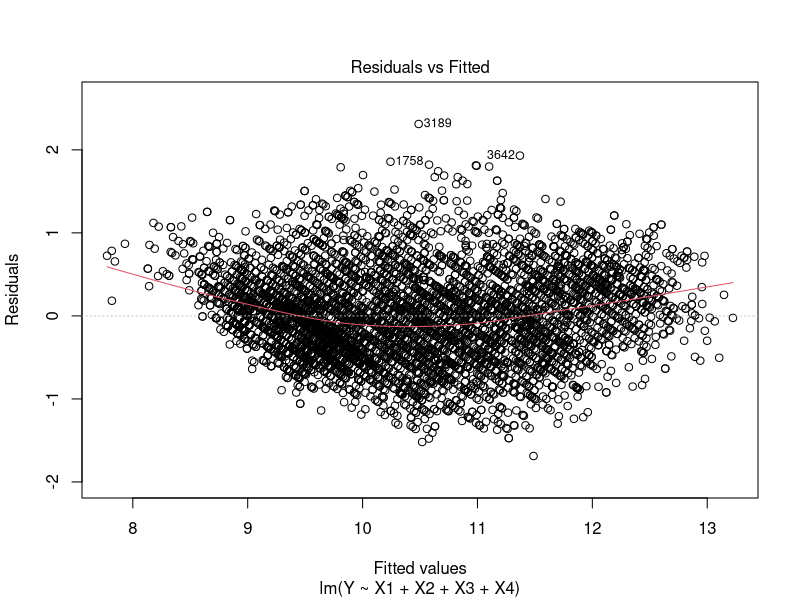
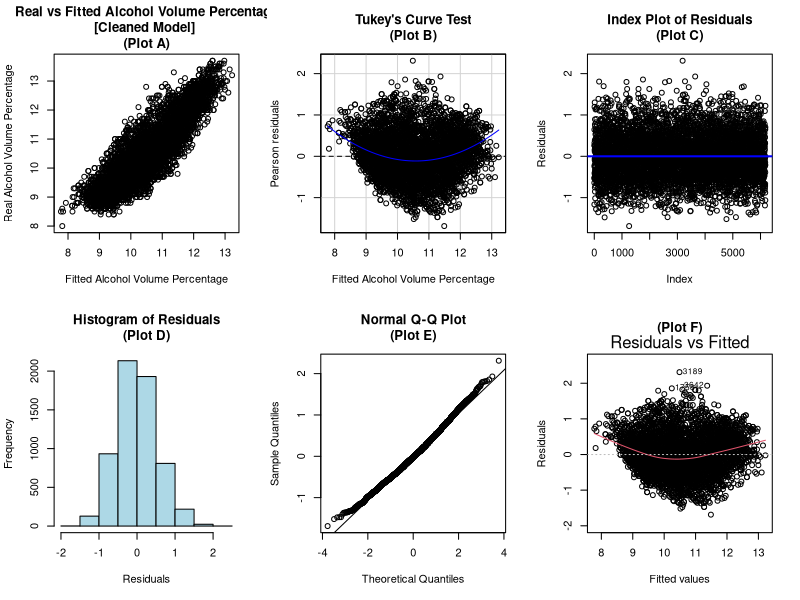

Write the R code that produced these figures, in order.
# Derin Gezgin | Johnny Andreasen | Sababa Ahmed
# Fall 2024 | STA 207: Advanced Regression Techniques
# Data Analysis Project | Complete Code
# 4. Initial analysis on the cleaned data
#
#
#

library(car)
library(lmtest)

### FUNCTION FOR CHECKING LINE CONDITIONS ###
line_assumption_checks = function(y_var, model, model_type, y_lab) {
    # Setting up the grid-space for plotting
    par(mfrow = c(2, 3))
    
    ##### Checking for the Linearity Assumption #####
    # Real vs Fitted Values Plot #
    plot(x = model$fitted.values,
         y = y_var,
         xlab = paste("Fitted", y_lab), 
         ylab = "Real Alcohol Volume Percentage", 
         main = paste("Real vs Fitted", model_type, "\n(Plot A)"))
    abline(h = 0, col = "red", lwd = 2)
    
    # Tukey Test #
    tukey.test = residualPlot(model,
                              main = "Tukey's Curve Test\n(Plot B)",
                              xlab=paste("Fitted", y_lab))
    print(tukey.test)
    
    ##### Checking the Independence Assumption #####
    # Index Plot of Residuals #
    plot(model$residuals, 
         ylab = "Residuals", 
         xlab = "Index", 
         main = "Index Plot of Residuals\n(Plot C)")
    abline(h = mean(model$residuals), col = "blue", lwd = 2)
    
    ##### Checking the Normality Assumption #####
    # Histogram of Residuals #
    hist(model$residuals, 
         main = "Histogram of Residuals\n(Plot D)", 
         xlab = "Residuals", 
         col = "lightblue", 
         border = "black")
    
    # Q-Q Plot #
    qqnorm(model$residuals, main = "Normal Q-Q Plot\n(Plot E)")
    qqline(model$residuals)
    
    ##### Homoscedasticity Assumption #####
    # Residuals vs Fitted Values Plot #
    plot(model, 
         which = 1,
         main=paste("(Plot F)"))
    
    # BP Test #
    bp_test = bptest(model)
    print(bp_test)
    
    # Reset plotting layout
    par(mfrow = c(1, 1))
}


### Loading Data ###
wine_data = read.csv("winequality_cleaned.csv", sep = ",")

### Response Variable ###
Y = wine_data$alcohol

### Predictor Variables ###
X1 = wine_data$residual.sugar
X2 = wine_data$density
X3 = wine_data$pH
X4 = wine_data$fixed.acidity

### Fitting the Model ###
wine_model = lm(Y ~ X1 + X2 + X3 + X4)

summary(wine_model)

### Residual Plot ###
plot(wine_model, which = 1)

### Testing the Line Conditions ###
line_assumption_checks(Y, wine_model, "Alcohol Volume Percentage\n[Cleaned Model]", "Alcohol Volume Percentage")
